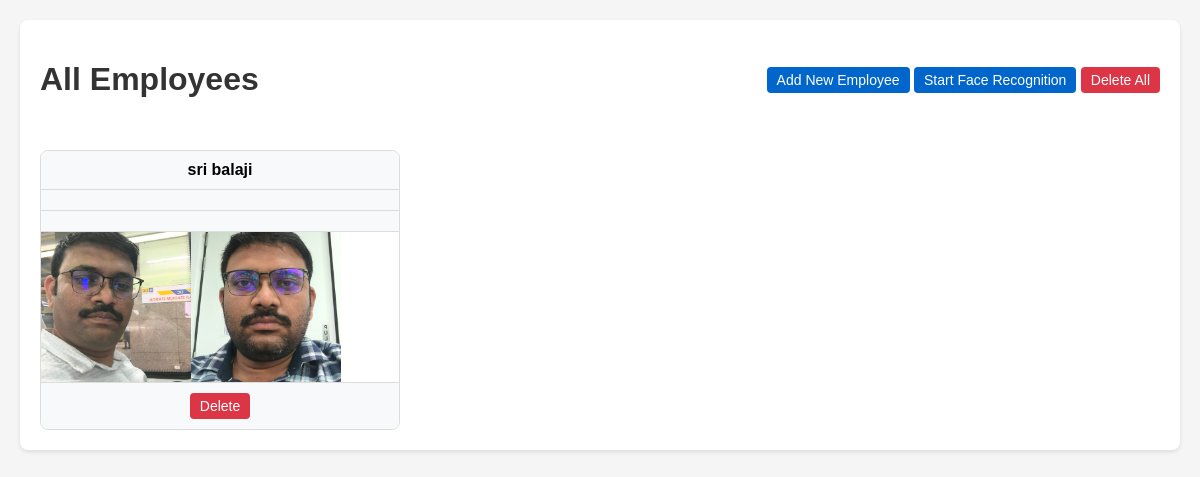
The page /viewUser/20 on the database its author committed.
### tables this page shows
CREATE TABLE employees (
                id INTEGER PRIMARY KEY AUTOINCREMENT,
                name TEXT NOT NULL,
                hindi_name TEXT,
                tamil_name TEXT,
                photo_path TEXT NOT NULL,
                photo_path2 TEXT NOT NULL

            );

### main.py (the view)
@app.get("/viewUser/{id}", response_class=HTMLResponse)
async def view_user(request: Request, id: int):
    employee = get_employee(DB_NAME, id)
    if not employee:
        raise HTTPException(status_code=404, detail=f"User with ID {id} not found")
    emp_id, name, photo_path, photo_path2,hindi_name ,tamil_name = employee
    return templates.TemplateResponse(
        "showUser-c.html",
        {
            "request": request,
            "id": emp_id,
            "name": name,
            "photopath": photo_path.replace("uploads/", ""),
            "photopath2": photo_path2.replace("uploads/", ""),
            "hindi_name":hindi_name,
            "tamil_name":tamil_name
        }
    )

### templates/showUser-c.html (shortened to what this page needs)
<!DOCTYPE html>
<html>
  <head>
  </head>
  <body>
    <div class="container">
      <div class="header-actions">
        <h1>All Employees</h1>
        <div>
          <a href="/upload/" class="btn btn-primary">Add New Employee</a>
          {% if name %}
          <a
            href="/detectFrame/"
            class="btn btn-primary"
            onclick="alert('Starting face recognition. Press Enter to exit when finished.')"
            >Start Face Recognition</a
          >
          <a
            href="/delAllUser/"
            class="btn btn-danger"
            onclick="return confirm('Are you sure you want to delete ALL employees?')"
            >Delete All</a
          >
          {% endif %}
        </div>
      </div>
      {% if name %}
      <div class="employee-grid">
        <div class="employee-card">
          <div class="employee-name">{{ name }}</div>
          <div class="employee-name">{{ hindi_name }}</div>
          <div class="employee-name">{{ tamil_name }}</div>
          <div class="photos">
            <img
              src="/uploads/{{ name }}//1.jpeg"
              alt="Photo 1"
              class="photo"
            />
            <img
              src="/uploads/{{ name }}//2.jpeg"
              alt="Photo 2"
              class="photo"
            />
          </div>
          <div class="actions">
            <a
              href="/delUser/{{ id }}"
              class="btn btn-danger"
              onclick="return confirm('Are you sure you want to delete this employee?')"
              >Delete</a
            >
          </div>
        </div>
      </div>
      {% else %}
      <div class="no-employees">
        <p>No employees found in the database.</p>
        <p>Use the "Add New Employee" button to get started.</p>
      </div>
      {% endif %}
    </div>
  </body>
</html>

### templates/showUser-c.html (style rules this page uses)
body { font-family: Arial, sans-serif; margin: 0; padding: 20px; background-color: #f5f5f5; }
.container { max-width: 1200px; margin: 0 auto; background-color: white; padding: 20px; border-radius: 8px; box-shadow: 0 2px 4px rgba(0, 0, 0, 0.1); }
h1 { color: #333; text-align: center; }
.employee-grid { display: grid; grid-template-columns: repeat(auto-fill, minmax(300px, 1fr)); gap: 20px; margin-top: 30px; }
.employee-card { border: 1px solid #ddd; border-radius: 8px; overflow: hidden; transition: transform 0.3s ease; }
.employee-name { padding: 10px; background-color: #f8f9fa; text-align: center; font-weight: bold; border-bottom: 1px solid #ddd; }
.photos { display: flex; overflow-x: auto; }
.photo { width: 150px; height: 150px; object-fit: cover; }
.actions { display: flex; justify-content: space-around; padding: 10px; background-color: #f8f9fa; border-top: 1px solid #ddd; }
.btn { padding: 5px 10px; border: none; border-radius: 4px; cursor: pointer; text-decoration: none; font-size: 14px; }
.btn-primary { background-color: #0066cc; color: white; }
.btn-danger { background-color: #dc3545; color: white; }
.header-actions { display: flex; justify-content: space-between; align-items: center; margin-bottom: 20px; }

### rows shown on the page
employees: name "sri balaji", name (picture)
